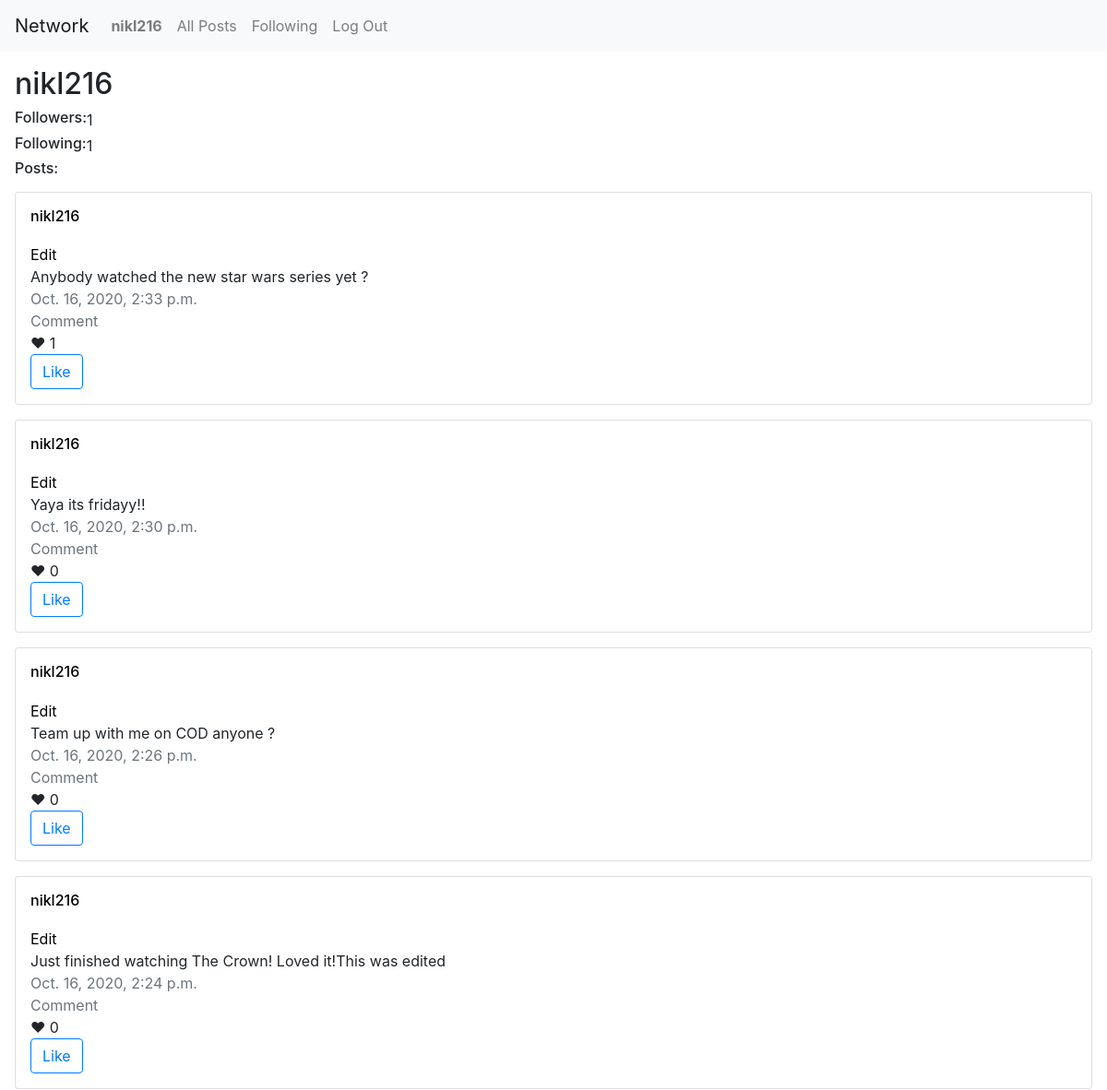
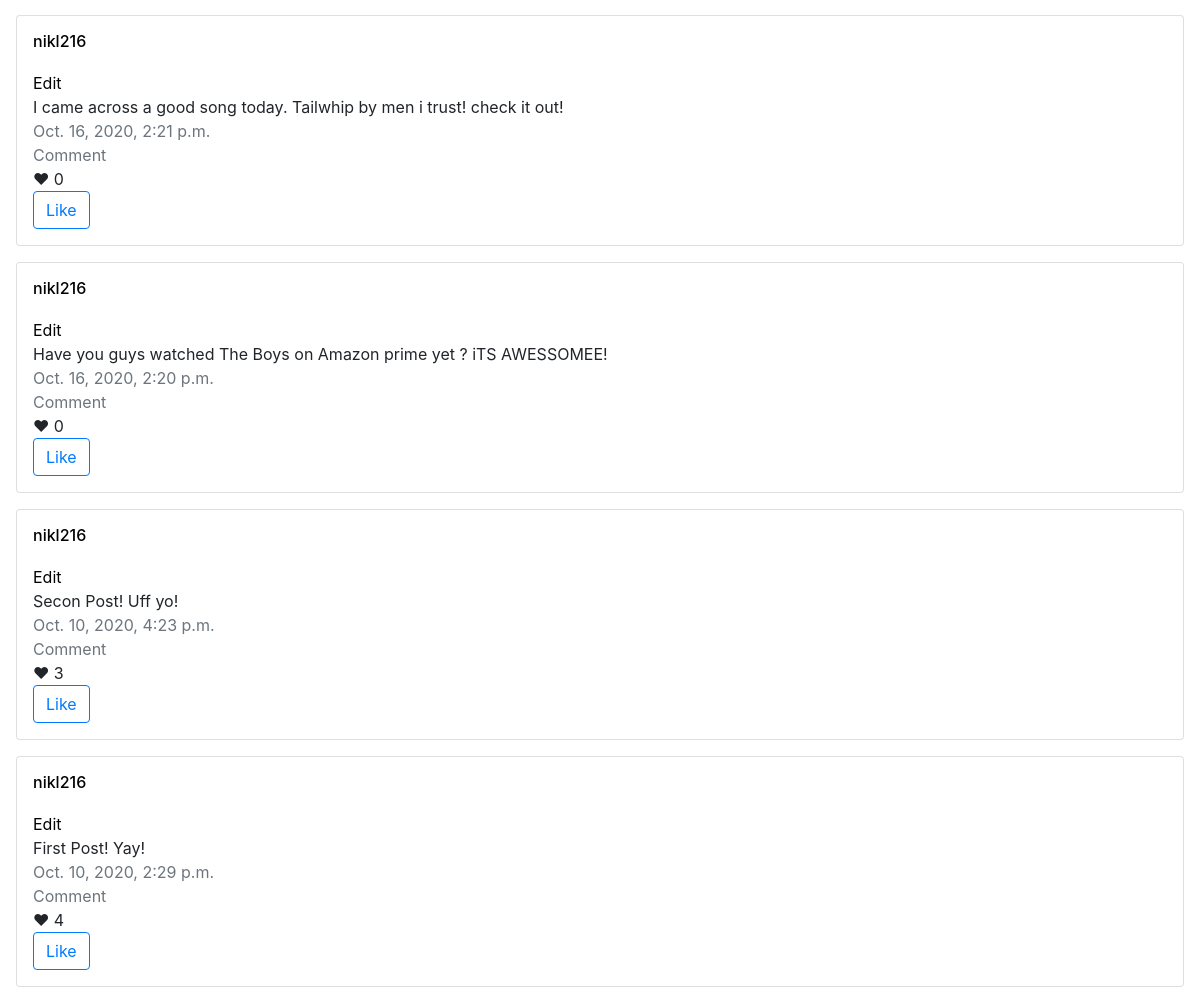
/profile/1 (signed in), run on the app's committed database (2 pictures, top to bottom).
### network/models.py (models this page shows, shortened)
class User(AbstractUser):
    pass

class Post(models.Model):
    created_by = models.ForeignKey("User", on_delete=models.CASCADE, related_name="posts")
    body = models.TextField()
    timestamp = models.DateTimeField(auto_now_add=True)
    likes = models.IntegerField(default=0)
    liked_users = models.ManyToManyField(User)

### network/views.py (the view, shortened to what this page needs)
# urls.py: path("profile/<str:user_id>", views.profile, name="profile"),
def profile(request,user_id):
    if request.method == "GET":
        user_profile = User.objects.get(id=user_id)
        followers=user_profile.followers.all().count()
        following=user_profile.following.all().count()
        is_following=True
        try:
            UserFollowing.objects.get(user_id=request.user,following_user_id=user_profile)
        except UserFollowing.DoesNotExist:
            is_following=False
        if user_profile==request.user:
            is_user = True
        else:
            is_user = False
        posts = Post.objects.filter(created_by=user_profile).order_by("-timestamp").all()
        return render(request, "network/profile.html",{
            "user_profile": user_profile,
            "followers": followers,
            "following": following,
            "posts": posts,
            "is_user":is_user,
            "is_following":is_following
        })

### network/templates/network/profile.html (shortened to what this page needs)
{% extends "network/layout.html" %} {% block body %}
<h2>{{user_profile.username}}</h2>
<div class="row m-0">
  <h6>Followers:</h6>
  {{followers}}
</div>
<div class="row m-0">
  <h6>Following:</h6>
  {{following}}
</div>
<h6>Posts:</h6>
{% for post in posts %}
<div class="card p-3 mt-3">
  <div class="card-title">
    <a href="{% url 'profile' post.created_by.pk %}"
      ><h6>{{post.created_by.username}}</h6></a
    >
  </div>
  <div class="card-body p-0">
    {% if post.created_by == user %}
    <a href="{% url 'edit' post.pk %}">Edit</a>
    {% endif %}
    <div>{{post.body}}</div>
    <div class="text-secondary">{{post.timestamp}}</div>
    <div class="text-secondary">Comment</div>
    <div>&#10084; <span class="_{{post.pk}}">{{post.likes}}</span></div>
    {% if user in post.liked_users.all %}
    <div class="unlike{{post.pk}}"><button type="button" class="btn btn-outline-primary" id="unlike"  value="{{post.pk}}">Unike</button></div>
    <div class="like{{post.pk}}" style="display:none;"><button type="button" class="btn btn-outline-primary" id="like" value="{{post.pk}}">Like</button></div>
    {% else %}
    <div class="like{{post.pk}}"><button type="button" class="btn btn-outline-primary" id="like" value="{{post.pk}}">Like</button></div>
    {% endif %}
  </div>
</div>
{% endfor %} {% endblock %}

### network/templates/network/layout.html (shortened to what this page needs)
{% load static %}
<!DOCTYPE html>
<html lang="en">
    <head>
        <link rel="stylesheet" href="https://stackpath.bootstrapcdn.com/bootstrap/4.4.1/css/bootstrap.min.css">
        <link href="{% static 'network/styles.css' %}" rel="stylesheet">
        {% load static %}
    </head>
    <body>
        <nav class="navbar navbar-expand-lg navbar-light bg-light">
            <a class="navbar-brand" href="#">Network</a>
            <div>
              <ul class="navbar-nav mr-auto">
                {% if user.is_authenticated %}
                    <li class="nav-item">
                        <a class="nav-link" href="{% url 'profile' user.pk %}"><strong>{{ user.username }}</strong></a>
                    </li>
                {% endif %}
                <li class="nav-item">
                  <a class="nav-link" href="{% url 'index' %}">All Posts</a>
                </li>
                {% if user.is_authenticated %}
                    <li class="nav-item">
                        <a class="nav-link" href="{% url 'following' %}">Following</a>
                    </li>
                    <li class="nav-item">
                        <a class="nav-link" href="{% url 'logout' %}">Log Out</a>
                    </li>
                {% endif %}
              </ul>
            </div>
          </nav>
        <div class="body m-3">
            {% block body %}
            {% endblock %}
        </div>
    </body>
</html>

### network/static/network/styles.css (style rules this page uses)
a { color: black; }

### data on the page
User: username "nikl216"
Post: created_by.username "nikl216", shows "Edit", body "Anybody watched the new star wars series yet ?", timestamp "Oct. 16, 2020, 2:33 p.m.", likes "1", {{ post.pk }} 13 (drawn)
Post: created_by.username "nikl216", shows "Edit", body "Yaya its fridayy!!", timestamp "Oct. 16, 2020, 2:30 p.m.", likes "0", {{ post.pk }} 12 (drawn)
Post: created_by.username "nikl216", shows "Edit", body "Team up with me on COD anyone ?", timestamp "Oct. 16, 2020, 2:26 p.m.", likes "0", {{ post.pk }} 11 (drawn)
Post: created_by.username "nikl216", shows "Edit", body "Just finished watching The Crown! Loved it!This was edited", timestamp "Oct. 16, 2020, 2:24 p.m.", likes "0", {{ post.pk }} 10 (drawn)
Post: created_by.username "nikl216", shows "Edit", body "I came across a good song today. Tailwhip by men i trust! check it out!", timestamp "Oct. 16, 2020, 2:21 p.m.", likes "0", {{ post.pk }} 6 (drawn)
Post: created_by.username "nikl216", shows "Edit", body "Have you guys watched The Boys on Amazon prime yet ? iTS AWESSOMEE!", timestamp "Oct. 16, 2020, 2:20 p.m.", likes "0", {{ post.pk }} 5 (drawn)
Post: created_by.username "nikl216", shows "Edit", body "Secon Post! Uff yo!", timestamp "Oct. 10, 2020, 4:23 p.m.", likes "3", {{ post.pk }} 2 (drawn)
Post: created_by.username "nikl216", shows "Edit", body "First Post! Yay!", timestamp "Oct. 10, 2020, 2:29 p.m.", likes "4", {{ post.pk }} 1 (drawn)

### other printed values
{{ followers }} "1"
{{ following }} "1"
